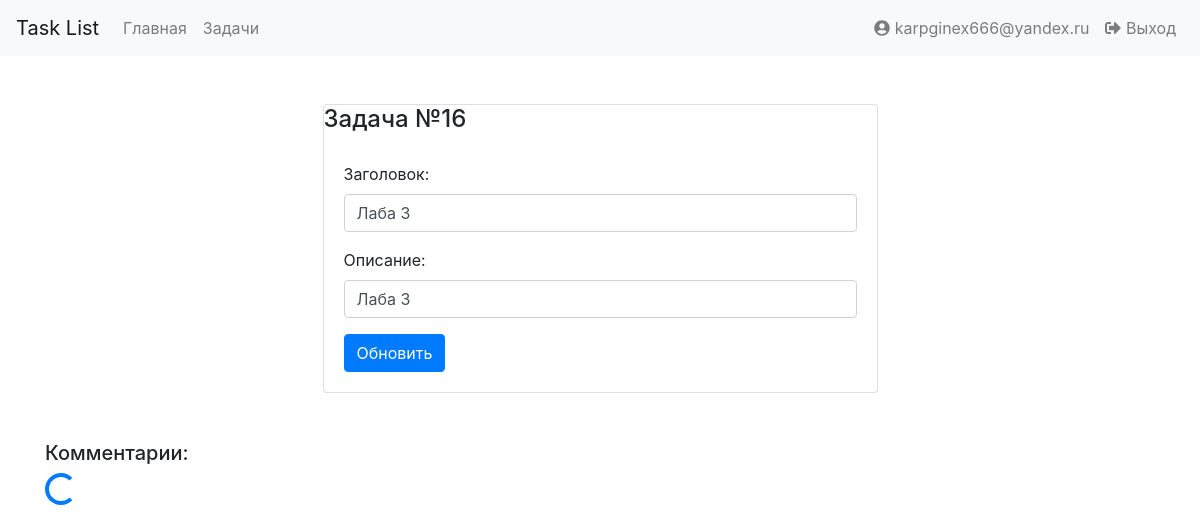
Page /tasks/16 (signed in) on the committed database.
### tables this page shows
CREATE TABLE users
(
	id integer not null
		constraint users_pk
			primary key autoincrement,
	email text not null,
	password text not null
);

CREATE TABLE "tasks" (
	"id"	integer NOT NULL,
	"title"	varchar(100) NOT NULL,
	"description"	text,
	"id_user"	int NOT NULL,
	"condition"	INTEGER NOT NULL DEFAULT 0,
	CONSTRAINT "tasks_pk" PRIMARY KEY("id" AUTOINCREMENT),
	FOREIGN KEY("id_user") REFERENCES "users" on update cascade on delete cascade
);

### app.py (the view)
@app.route('/tasks/<int:task_id>', methods=['GET'])
def get_task(task_id: int):
    if 'user_id' in session:
        user_id = session['user_id']
        user = Storage.get_user_by_id(user_id)
        task = Storage.get_task_by_id(task_id)
        if task.user.id != user.id:
            return redirect('/tasks')
        else:
            return render_template('pages/task.html', page_title='Отредактировать задачу', task=task, user=user)
    else:
        return redirect('/login')

### storage/__init__.py (called while the page is built)
    @staticmethod
    def get_user_by_id(id: int) -> User:
        user_data = db.execute('SELECT * FROM users WHERE id=?', (id,)).fetchone()
        if user_data:
            return User(id=user_data[0], email=user_data[1], password=user_data[2])
        else:
            return None

    @staticmethod
    def get_task_by_id(task_id: int) -> Task:
        task_data = db.execute('SELECT * from tasks where tasks.id=?', (task_id,)).fetchone()
        if task_data:
            user = Storage.get_user_by_id(task_data[3])
            return Task(id=task_data[0], title=task_data[1], description=task_data[2], user=user, condition=task_data[4])
        else:
            return None

### templates/pages/task.html (shortened to what this page needs)
{% extends "layouts/base_layout.html" %}
{% block main %}
    <section class="card card-default w-50 mx-auto">
        <h4>Задача №{{ task.id }}</h4>
        <form action="/create_task/{{ task.id }}" method="POST" class="card-body">
            <div class="form-group">
                <label for="title-input">Заголовок:</label>
                <input type="text" name="title-input" class="form-control" id="title-input" placeholder="Заголовок задачи" value="{{ task.title }}">
            </div>
            <div class="form-group">
                <label for="description-input">Описание:</label>
                <input type="text" name="description-input" class="form-control" id="description-input" value="{{ task.description }}">
            </div>
            <button type="submit" class="btn btn-primary">Обновить</button>
        </form>
    </section>
        <div class="mt-5" id="comments_{{ task.id }}">
            <h5>Комментарии:</h5>
            <div class="spinner-border text-primary" role="status" id="spinner_loading"></div>
        </div>
{% endblock %}

### templates/layouts/base_layout.html (shortened to what this page needs)
<!DOCTYPE html>
<html lang="en">
<head>
    <link rel="stylesheet" href="/static/css/bootstrap.min.css">
</head>
<body>
    <nav class="navbar navbar-expand-lg navbar-light bg-light">
        <a class="navbar-brand" href="#">Task List</a>
        <ul class="navbar-nav mr-auto">
            <li class="nav-item">
                <a class="nav-link" href="/">Главная</a>
            </li>
            {% if user %}
                <li class="nav-item">
                    <a class="nav-link" href="/tasks">Задачи</a>
                </li>
            {% endif %}
        </ul>
        <ul class="navbar-nav ml-auto">
            {% if user %}
                <li class="nav-item">
                    <a class="nav-link" href="#"><i class="fas fa-user-circle"></i> {{ user.email }}</a>
                </li>
                <li class="nav-item">
                    <a class="nav-link" href="/logout"><i class="fas fa-sign-out-alt"></i> Выход</a>
                </li>
            {% endif %}
        </ul>
    </nav>
    <main class="container mt-5">
    {% block main %}{% endblock %}
    </main>
</body>
</html>

### rows in the picture
users: email "karpginex666@yandex.ru"
tasks: id "16", title-input "Лаба 3", description-input "Лаба 3"
